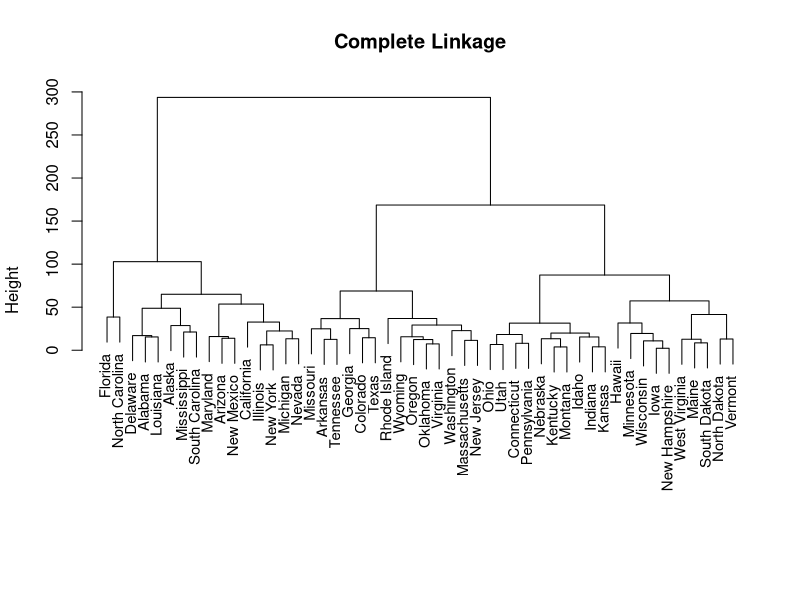
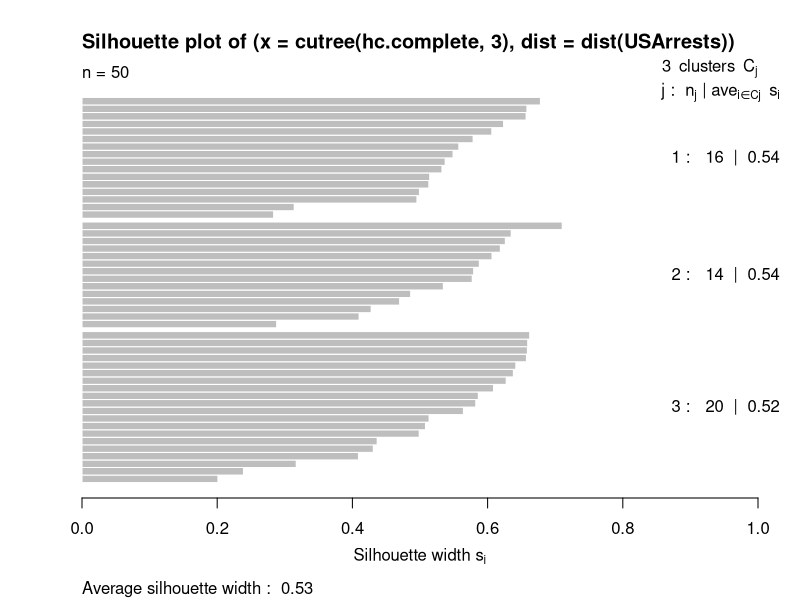
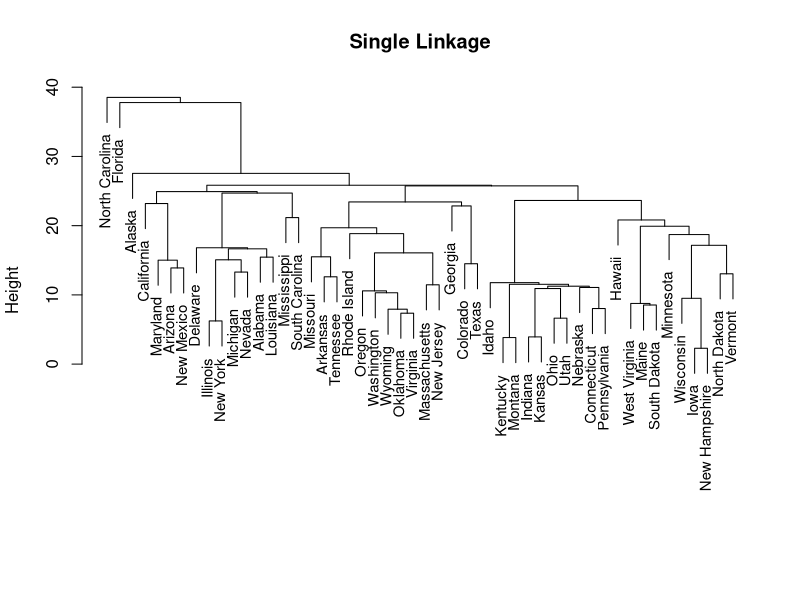
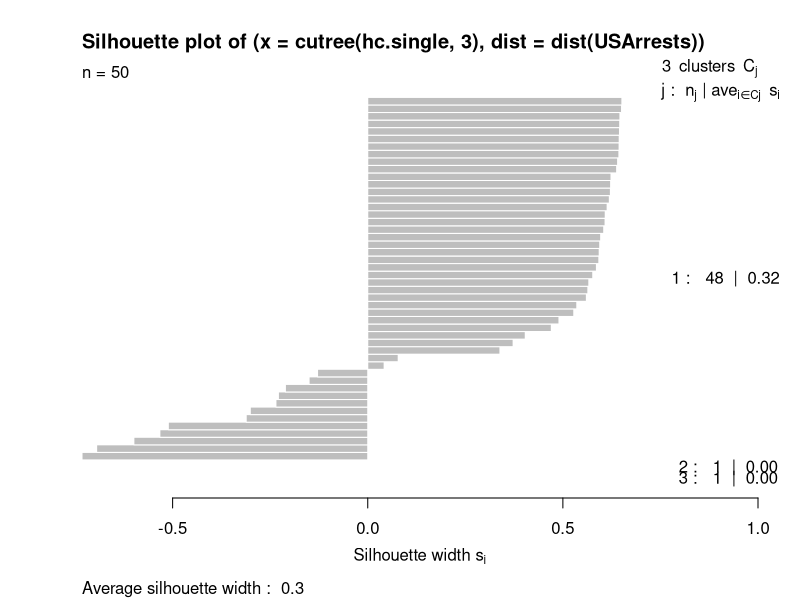
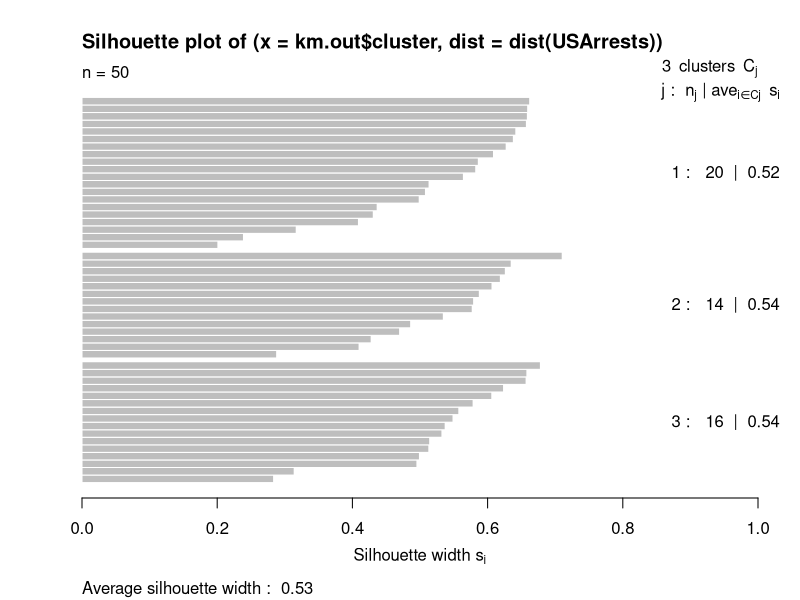
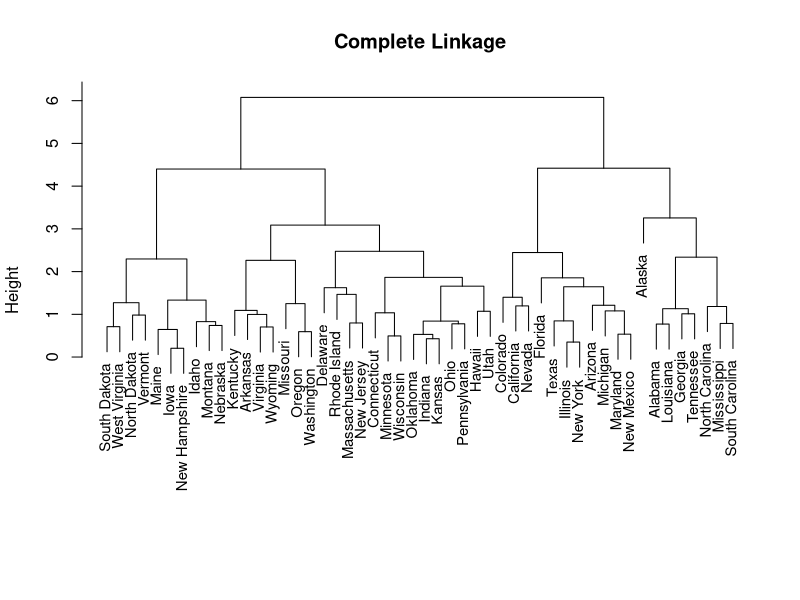
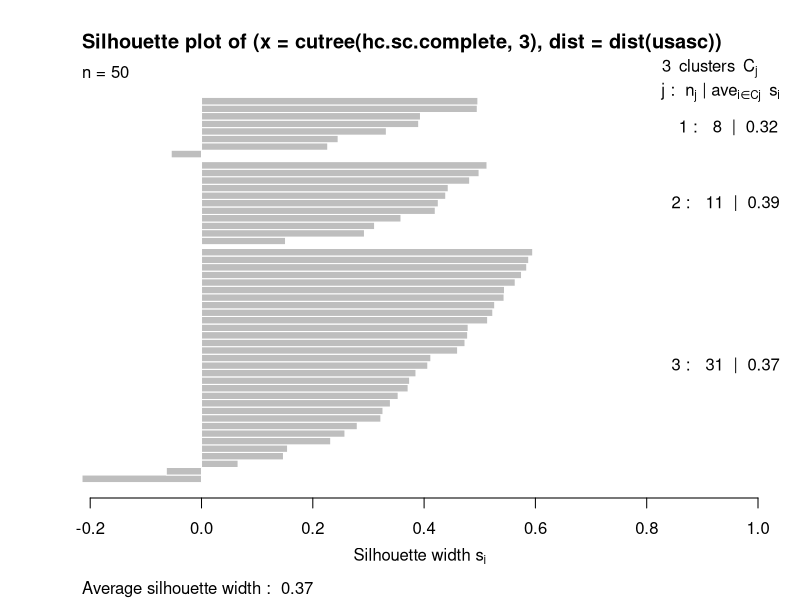
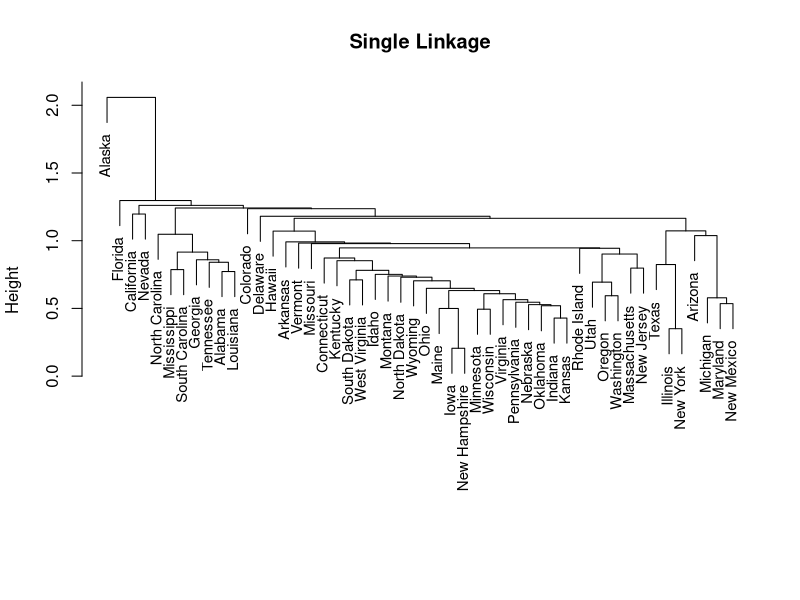

R code for these plots, in order:
## ---- chunk 1
data("USArrests")
hc.complete = hclust(dist(USArrests), method = 'complete')
plot(hc.complete, main = 'Complete Linkage', xlab = '', sub = '', cex = .9)
## ---- chunk 2
cutree(hc.complete, 3)
library(cluster)
sil.complete = silhouette(cutree(hc.complete, 3), dist = dist(USArrests))
plot(sil.complete)
## ---- chunk 3
hc.single = hclust(dist(USArrests), method = 'single')
plot(hc.single, main = 'Single Linkage', xlab = '', sub = '', cex = .9)
cutree(hc.single, 3)
sil.single = silhouette(cutree(hc.single, 3), dist = dist(USArrests))
plot(sil.single)
## ---- chunk 4
km.out = kmeans(USArrests, 3, nstart = 20)
km.out
sil.km = silhouette(km.out$cluster, dist(USArrests))
plot(sil.km)
## ---- chunk 5
usasc = scale(USArrests)
hc.sc.complete = hclust(dist(usasc), method = 'complete')
plot(hc.sc.complete, main = 'Complete Linkage', xlab = '', sub = '', cex = .9)
## ---- chunk 6
cutree(hc.sc.complete, 3)
sil.sc.complete = silhouette(cutree(hc.sc.complete, 3), dist = dist(usasc))
plot(sil.sc.complete)
## ---- chunk 7
hc.sc.single = hclust(dist(usasc), method = 'single')
plot(hc.sc.single, main = 'Single Linkage', xlab = '', sub = '', cex = .9)
cutree(hc.sc.single, 3)
sil.sc.single = silhouette(cutree(hc.sc.single, 3), dist = dist(usasc))
plot(sil.sc.single)
## ---- chunk 8
km.sc.out = kmeans(usasc, 3, nstart = 20)
km.sc.out
sil.sc.km = silhouette(km.sc.out$cluster, dist(usasc))
plot(sil.sc.km)
